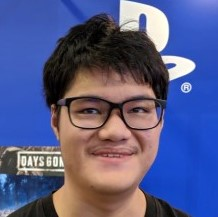
#> input picture face.jpg, 218 x 217 px
$ jupyter execute experimentNB.ipynb
#> lines starting #> are read from the running program, lines starting #| are printed output that depends on the picture
[cell 1]
from PIL import Image
import matplotlib.pyplot as plt
import numpy as np

pil_im=Image.open('face.jpg')
#> pil_im is the input picture: PIL image 218x217 RGB; mean R, G, B 87.3, 91.4, 135.1
r,g,b=pil_im.getpixel((1,1))
#> r = 61; g = 88; b = 179

pil_imgray=pil_im.convert('LA')
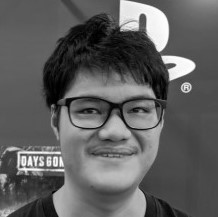
#> pil_imgray: PIL image 218x217 LA; mean R, G, B, A 95.1, 95.1, 95.1, 255
plt.imshow(pil_imgray)

plt.savefig("grey.jpg")

[cell 2]
print(r,g,b)
#| 61 88 179

[cell 3]
img=np.array(list(pil_imgray.getdata(band=0)),float)
img.shape=(pil_imgray.size[1],pil_imgray.size[0])
plt.imshow(img)
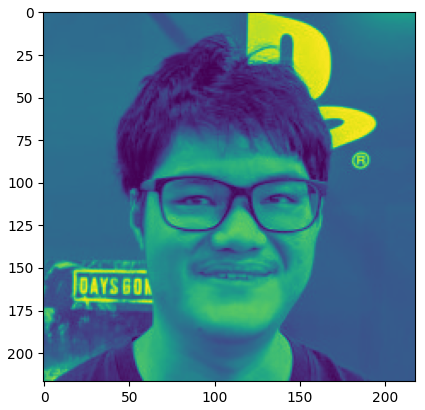
#> figure drawn by matplotlib, 1 panel
